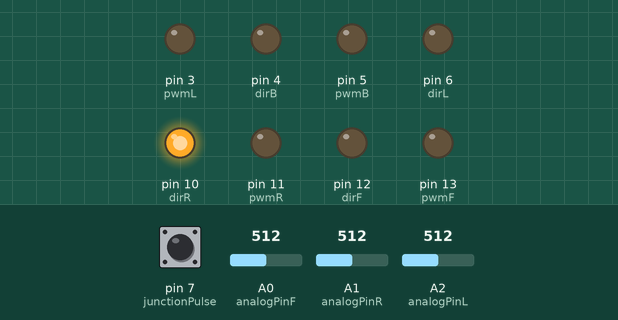
This sketch was run on a simulated Arduino Uno, built with avr-gcc and run on an emulated ATmega328P. Parts: output pins drawn as LEDs (lit = HIGH). The test bench sets the inputs (shaded band); at power-on: A2 (analogPinL) = 512, A1 (analogPinR) = 512, pin 7 (junctionPulse) LOW, A0 (analogPinF) = 512.

Above: at 1.2 s.
1.3 s: A2 (analogPinL) set to 16
4.3 s: A2 (analogPinL) set to 12
At 4.93 s:
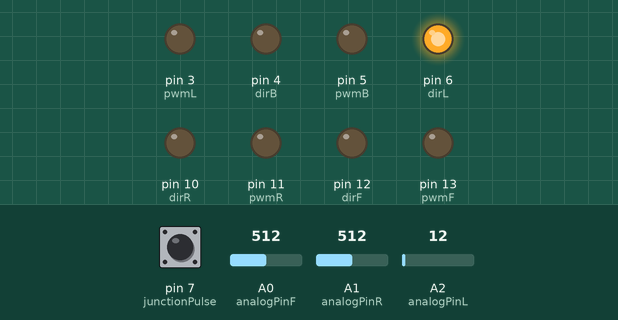
7.3 s: A1 (analogPinR) set to 16
10.3 s: A1 (analogPinR) set to 12
At 11.2 s:
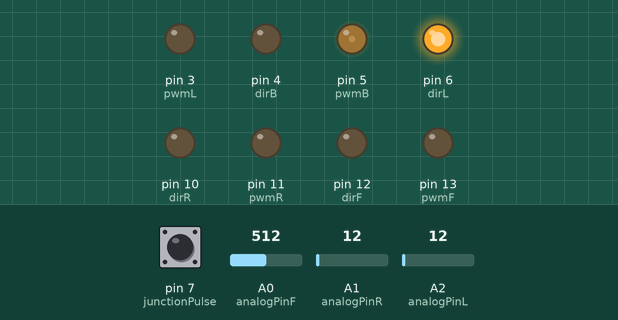
11.8 s: pin 7 (junctionPulse) pulled HIGH for 0.15 s
Timing chart, 0 to 14.4 s (numbered marks = the images above; inputs shaded):
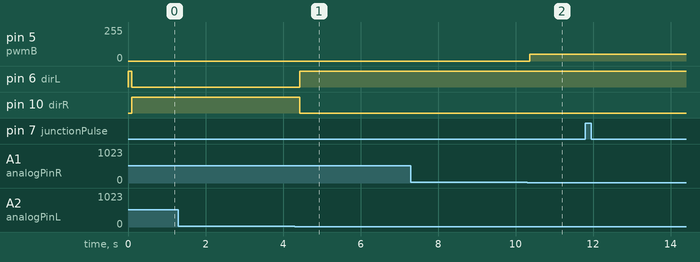

Measured:
- the behaviour switches between 14 and 13 on A2 (analogPinL) (found by bisection; images 0 and 1)
- the behaviour switches between 14 and 13 on A1 (analogPinR) (found by bisection; images 1 and 2)
- after the input at 4.3 s, pin 6 (dirL): LOW → HIGH after 0.13 s; pin 10 (dirR): HIGH → LOW after 0.13 s
- after the input at 10.3 s, pin 5 (pwmB): 0/255 → 50/255 after 0.06 s

The sketch:

Line_Follower1.ino
```cpp
/*F = Forward
  B = Backward
  L = Left
  R = Right
 */

//Forward and Backward
//------------------------
int dirF =  12;
int dirB = 4;
int pwmF = 13;
int pwmB = 5;


//Left and right
//-----------------
int dirR =  10;
int dirL = 6;
int pwmR = 11;
int pwmL = 3;


//Analog Pins
//---------------
const byte analogPinF = 0;
const byte analogPinR=1;
const byte analogPinL=2;


const byte junctionPulse = 7;
int readValF,positionValF,readValR,readValL,positionValR,positionValL;
unsigned int junctionCount = 0,temp;


void setup() {
  pinMode(junctionPulse,INPUT);
  pinMode(12 , OUTPUT);
  pinMode(13 , OUTPUT);
  pinMode(4 , OUTPUT);
  pinMode(5 , OUTPUT);
  pinMode(10 , OUTPUT);
  pinMode(6 , OUTPUT);
  pinMode(11 , OUTPUT);
  pinMode(3 , OUTPUT);

  digitalWrite(dirR , LOW);
  digitalWrite(dirL , HIGH);

  digitalWrite(dirF , LOW);
  digitalWrite(dirB , HIGH);

  Serial.begin(9600);
}


void loop()
{
  if(digitalRead(junctionPulse))
  {
    junctionCount++;
   }
    readValF = analogRead(analogPinF);
    readValR = analogRead(analogPinR);
    readValL = analogRead(analogPinL);


   positionValF = ((float)readValF/921)*70;
   positionValR = ((float)readValR/921)*70;
   positionValL = ((float)readValL/921)*70;

  //Forward
  //-------------------------------
  if((positionValF>=25 && positionValF<=45)&& junctionPulse==temp)
  {
    Forward(150);
  }

   //Left Or Right
   // -------------------------------
  else if(junctionPulse!=temp)
        {
          Forward(50);

          //Left
          //-----------------------------------
          if(positionValL>0)
          {
            while(positionValL<25&&positionValL>45)
            {
              Forward(50);
            }
            Wait();
            delay(100);
            Left();
          }
          //Right
          //---------------------------------
          else if(positionValR>0)
          {
            while(positionValR<25&&positionValR>45)
            {
              Forward(50);
            }
            Wait();
            delay(100);
            Right();
          }
        }
   temp=junctionCount;

}


void Forward(int pulseWidth){
digitalWrite(dirF , LOW);
digitalWrite(dirB , LOW);

analogWrite(pwmR , 0);
analogWrite(pwmL , 0);
analogWrite(pwmF , pulseWidth);
analogWrite(pwmB , pulseWidth);


}

void Backward(int pulseWidth){
digitalWrite(dirF , HIGH);
digitalWrite(dirB , HIGH);

analogWrite(pwmR , 0);
analogWrite(pwmL , 0);
analogWrite(pwmF , pulseWidth);
analogWrite(pwmB , pulseWidth);

}

void Right(){
  digitalWrite(dirR , LOW);
  digitalWrite(dirL , HIGH);

  analogWrite(pwmF , 0);
analogWrite(pwmB , 0);
  analogWrite(pwmR , 150);
  analogWrite(pwmL , 150);
}

void Left(){
  digitalWrite(dirR , HIGH);
  digitalWrite(dirL , LOW);

  analogWrite(pwmF , 0);
analogWrite(pwmB , 0);
  analogWrite(pwmR , 150);
  analogWrite(pwmL , 150);
}

void Wait(){
    analogWrite(pwmF , 0);
    analogWrite(pwmB , 0);
    analogWrite(pwmR , 0);
    analogWrite(pwmL , 0);
}
```
